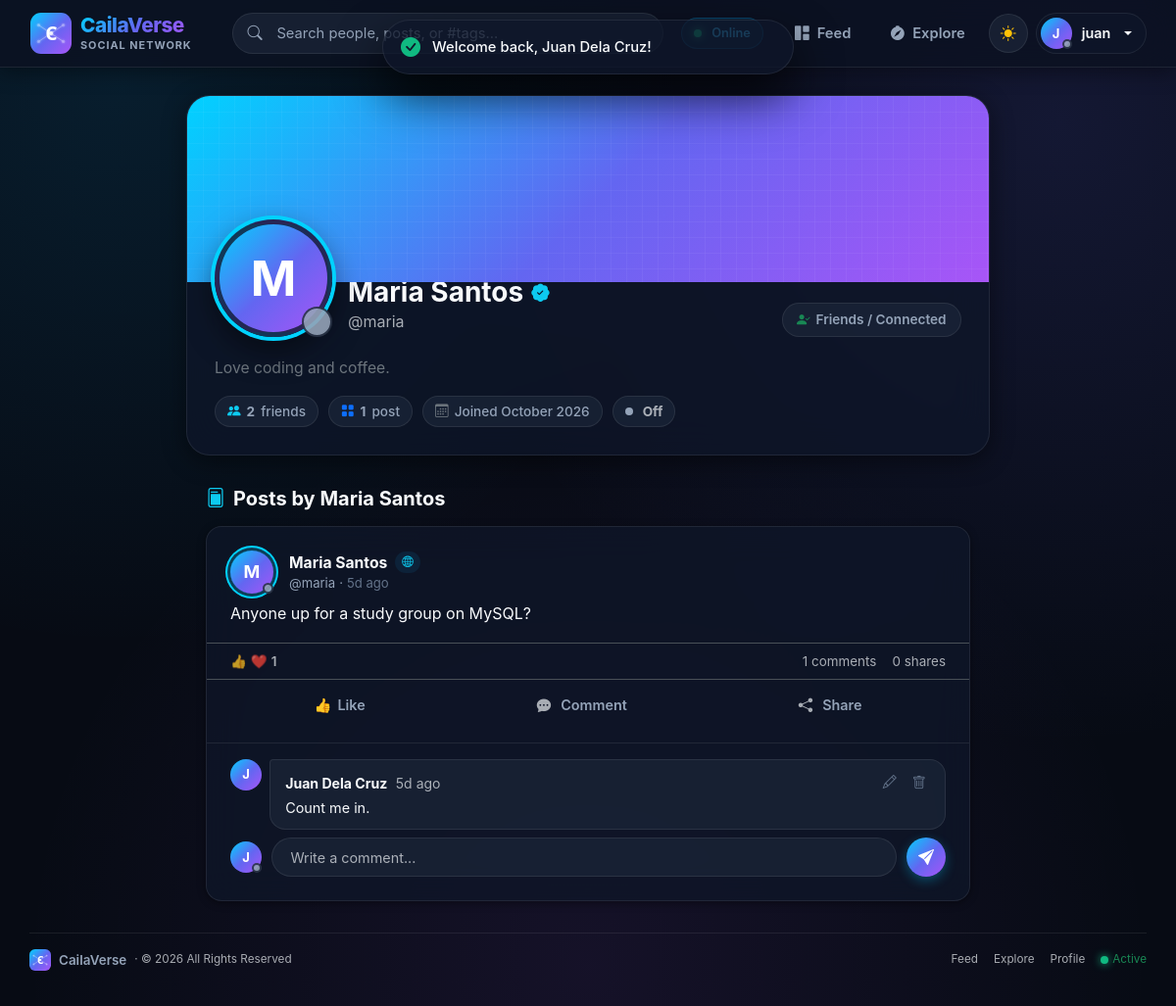
The app's page /index.php?c=profile&a=show&id=3 (signed in) with its own data.
### tables this page shows
CREATE TABLE users (
    id INT AUTO_INCREMENT PRIMARY KEY,
    username VARCHAR(20) NOT NULL UNIQUE,
    password VARCHAR(255) NOT NULL,
    full_name VARCHAR(100) NOT NULL,
    bio VARCHAR(255) DEFAULT NULL,
    profile_image VARCHAR(255) DEFAULT NULL,
    last_active TIMESTAMP NOT NULL DEFAULT CURRENT_TIMESTAMP ON UPDATE CURRENT_TIMESTAMP,
    created_at TIMESTAMP NOT NULL DEFAULT CURRENT_TIMESTAMP
);

CREATE TABLE posts (
    id INT AUTO_INCREMENT PRIMARY KEY,
    user_id INT NOT NULL,
    content TEXT NOT NULL,
    image VARCHAR(255) DEFAULT NULL,
    shared_post_id INT DEFAULT NULL,
    created_at TIMESTAMP NOT NULL DEFAULT CURRENT_TIMESTAMP,
    CONSTRAINT fk_posts_user FOREIGN KEY (user_id) REFERENCES users(id) ON DELETE CASCADE,
    CONSTRAINT fk_posts_shared FOREIGN KEY (shared_post_id) REFERENCES posts(id) ON DELETE SET NULL
);

CREATE TABLE comments (
    id INT AUTO_INCREMENT PRIMARY KEY,
    post_id INT NOT NULL,
    user_id INT NOT NULL,
    content VARCHAR(500) NOT NULL,
    created_at TIMESTAMP NOT NULL DEFAULT CURRENT_TIMESTAMP,
    CONSTRAINT fk_comments_post FOREIGN KEY (post_id) REFERENCES posts(id) ON DELETE CASCADE,
    CONSTRAINT fk_comments_user FOREIGN KEY (user_id) REFERENCES users(id) ON DELETE CASCADE
);

### app/helpers.php (the view, shortened to what the rows shown need)
<?php
function e($value): string
{
    return htmlspecialchars((string) $value, ENT_QUOTES, 'UTF-8');
}
function url(string $c = 'post', string $a = 'feed', array $params = []): string
{
    return 'index.php?' . http_build_query(array_merge(['c' => $c, 'a' => $a], $params));
}
function format_date(string $datetime): string
{
    return date('M j, Y g:i A', strtotime($datetime));
}
function time_ago(string $datetime): string
{
    $diff = time() - strtotime($datetime);
    if ($diff < 604800) {
        return floor($diff / 86400) . 'd ago';
    }
    return date('M j, Y', strtotime($datetime));
}
function is_user_online(?string $lastActive): bool
{
    return (time() - strtotime($lastActive)) <= 300;
}
function avatar(array $user, int $size = 40, bool $showStatus = false): string
{
    $style = 'width:' . $size . 'px;height:' . $size . 'px;font-size:' . round($size * 0.42) . 'px;';
    $class = 'avatar' . ($size >= 44 ? ' avatar-ring' : '');
    $imgFile = $user['profile_image'] ?? '';
    $imgPath = $imgFile !== '' ? (__DIR__ . '/../public/uploads/' . basename($imgFile)) : '';
    $renderedAvatar = '';
    if ($imgFile !== '' && is_file($imgPath)) {
        $renderedAvatar = '<img src="uploads/' . e($imgFile) . '" class="' . $class . '" style="' . $style . '" alt="' . e($user['full_name'] ?? 'User') . '" loading="lazy" onerror="this.onerror=null;this.replaceWith(this.nextElementSibling);">';
        $name = $user['full_name'] ?? $user['username'] ?? '?';
        $initial = strtoupper(mb_substr($name, 0, 1));
        $renderedAvatar .= '<span class="' . $class . ' avatar-text d-none" style="' . $style . '">' . e($initial) . '</span>';
    } else {
        $name = $user['full_name'] ?? $user['username'] ?? '?';
        $initial = strtoupper(mb_substr($name, 0, 1));
        $renderedAvatar = '<span class="' . $class . ' avatar-text" style="' . $style . '">' . e($initial) . '</span>';
    }
    if ($showStatus) {
        $badgeSize = max(10, round($size * 0.26));
        $isOnline = isset($user['last_active']) ? is_user_online($user['last_active']) : false;
        $dotClass = $isOnline ? 'avatar-online-dot' : 'avatar-offline-dot';
        $title = $isOnline ? 'Online' : 'Offline';
        return '<span class="avatar-status-wrapper d-inline-block position-relative">'
            . $renderedAvatar
            . '<span class="' . $dotClass . '" style="width:' . $badgeSize . 'px;height:' . $badgeSize . 'px;" title="' . $title . '"></span>'
            . '</span>';
    }
    return $renderedAvatar;
}
function reaction_icon(?string $type): string
{
    return match ($type) {
        'love'  => '❤️',
        'care'  => '🥰',
        'haha'  => '😆',
        'wow'   => '😮',
        'sad'   => '😢',
        'angry' => '😡',
        default => '👍',
    };
}
function reaction_label(?string $type): string
{
    return match ($type) {
        'love'  => 'Love',
        'care'  => 'Care',
        'haha'  => 'Haha',
        'wow'   => 'Wow',
        'sad'   => 'Sad',
        'angry' => 'Angry',
        default => 'Like',
    };
}

### app/views/layouts/header.php (shortened to what the rows shown need)
<?php $isAuth = ($layout ?? '') === 'auth'; ?>
<!DOCTYPE html>
<html lang="en" data-bs-theme="dark">
<head>
    <link href="https://cdn.jsdelivr.net/npm/bootstrap@5.3.3/dist/css/bootstrap.min.css" rel="stylesheet">
    <link href="https://cdn.jsdelivr.net/npm/bootstrap-icons@1.11.3/font/bootstrap-icons.min.css" rel="stylesheet">
    <link href="assets/css/style.css?v=<?= filemtime(__DIR__ . '/../../../public/assets/css/style.css') ?>" rel="stylesheet">
</head>
<body class="<?= $isAuth ? 'auth-body' : '' ?>">
<?php if (!$isAuth): ?>
<nav class="navbar navbar-expand-lg navbar-caila sticky-top">
    <div class="nav-container d-flex align-items-center justify-content-between">
        <?php if ($me): ?>
            <form class="nav-search d-none d-md-block mx-auto" action="index.php" method="get">
                <i class="bi bi-search"></i>
                <input class="form-control" type="search" name="q" placeholder="Search people, posts, or #tags..." value="<?= e($_GET['q'] ?? '') ?>" required>
            </form>
            <div class="d-flex align-items-center gap-2">
                <span class="network-badge-live d-none d-xl-inline-flex align-items-center me-2">
                    <span class="pulse-dot me-1"></span>
                    <span>Online</span>
                </span>
                <a class="btn-nav-action d-none d-sm-inline-flex" href="<?= e(url()) ?>" title="Newsfeed">
                    <i class="bi bi-grid-1x2-fill"></i> <span>Feed</span>
                </a>
                <a class="btn-nav-action d-none d-sm-inline-flex" href="<?= e(url('search', 'index')) ?>" title="Explore Network">
                    <i class="bi bi-compass-fill"></i> <span>Explore</span>
                </a>
                <button class="btn-theme-toggle" id="themeToggle" type="button" title="Toggle dark/light mode" aria-label="Toggle dark/light mode">
                </button>
                <div class="dropdown">
                    <a class="nav-user-chip dropdown-toggle" href="#" role="button" data-bs-toggle="dropdown" aria-expanded="false">
                        <?= avatar($me, 32, true) ?>
                        <span class="d-none d-sm-inline"><?= e($me['username']) ?></span>
                    </a>
                </div>
            </div>
        <?php endif; ?>
    </div>
</nav>
<?php endif; ?>
<main class="<?= $isAuth ? 'auth-main' : 'page-wide' ?>">

### app/views/profile/show.php (shortened to what the rows shown need)
<div class="profile-card-modern mx-auto fade-up" style="max-width: 820px;">
    <div class="profile-body-modern">
        <div class="profile-header-row">
            <div class="d-flex align-items-end gap-3 flex-wrap">
                <div class="profile-avatar-wrap"><?= avatar($user, 120, true) ?></div>
                <div class="pb-1">
                    <h3 class="fw-bold mb-0 d-flex align-items-center gap-2">
                        <span><?= e($user['full_name']) ?></span>
                        <i class="bi bi-patch-check-fill text-info" title="Verified Network Member" style="font-size: 1.15rem;"></i>
                    </h3>
                    <div class="text-muted">@<?= e($user['username']) ?></div>
                </div>
            </div>
            <?php if ((int) $user['id'] === (int) $me['id']): ?>
                <a class="btn btn-caila btn-sm" href="<?= e(url('profile', 'edit')) ?>">
                    <i class="bi bi-sliders"></i> Edit Profile
                </a>
            <?php else: ?>
                <form method="post" action="<?= e(url('follow', 'toggle')) ?>" data-ajax="follow" class="m-0">
                </form>
            <?php endif; ?>
        </div>
        <?php $targetOnline = isset($user['last_active']) ? is_user_online($user['last_active']) : false; ?>
        <?php if (!empty($user['bio'])): ?>
            <p class="mb-3 mt-2 text-secondary" style="max-width: 600px; font-size: 0.98rem;"><?= e($user['bio']) ?></p>
        <?php endif; ?>
        <div class="profile-meta-pills">
            <span class="meta-pill">
                <i class="bi bi-people-fill text-info"></i>
                <strong class="followers-count"><?= (int) ($followerCount ?? 0) ?></strong> friend<?= ($followerCount ?? 0) === 1 ? '' : 's' ?>
            </span>
            <span class="meta-pill">
                <i class="bi bi-grid-fill text-primary"></i>
                <strong><?= count($posts) ?></strong> post<?= count($posts) === 1 ? '' : 's' ?>
            </span>
            <span class="meta-pill">
                <i class="bi bi-calendar3 text-secondary"></i>
                Joined <?= e(date('F Y', strtotime($user['created_at']))) ?>
            </span>
            <span class="meta-pill <?= $targetOnline ? 'text-success' : 'text-muted' ?>">
                <span class="<?= $targetOnline ? 'pulse-dot' : 'offline-dot' ?>"></span>
                <strong class="ms-1"><?= $targetOnline ? 'Online' : 'Off' ?></strong>
            </span>
        </div>
    </div>
</div>
<div class="mx-auto" style="max-width: 780px;">
    <h5 class="fw-bold mb-3 d-flex align-items-center gap-2">
        <i class="bi bi-file-post text-info"></i> Posts by <?= e($user['full_name']) ?>
    </h5>
    <div id="feed">
        <?php foreach ($posts as $post): ?>
            <?php require __DIR__ . '/../partials/post.php'; ?>
        <?php endforeach; ?>
    </div>
</div>

### app/views/partials/post.php (shortened to what the rows shown need)
<?php
$likeCount = (int) $post['like_count'];
$shareCount = (int) ($post['share_count'] ?? 0);
$myReaction = $post['my_reaction'] ?? null;
?>
<article class="card card-caila post-card mb-3 fade-up" id="post-<?= (int) $post['id'] ?>" data-post-id="<?= (int) $post['id'] ?>">
    <div class="card-body p-0">
        <header class="d-flex align-items-center gap-3 px-4 pt-4 pb-2">
            <a href="<?= e(url('profile', 'show', ['id' => $post['user_id']])) ?>">
                <?= avatar($post, 44, true) ?>
            </a>
            <div class="flex-grow-1 min-w-0">
                <div class="d-flex align-items-center gap-1 flex-wrap">
                    <a class="post-author d-block text-truncate fw-bold" href="<?= e(url('profile', 'show', ['id' => $post['user_id']])) ?>">
                        <?= e($post['full_name']) ?>
                    </a>
                    <span class="badge-network-pill small ms-1">
                        <i class="bi bi-globe2 text-info"></i>
                    </span>
                </div>
                <div class="d-flex align-items-center gap-1 text-muted small flex-wrap">
                    <span class="post-handle">@<?= e($post['username']) ?></span>
                    <span class="post-handle">&middot;</span>
                    <span class="post-time" title="<?= e(format_date($post['created_at'])) ?>"><?= e(time_ago($post['created_at'])) ?></span>
                </div>
            </div>
        </header>
        <?php if (!empty($post['content'])): ?>
            <div class="px-4 pb-2">
                <p class="post-content mb-2"><?= nl2br(e($post['content'])) ?></p>
            </div>
        <?php endif; ?>
        <div class="post-stats-line px-4 py-2 border-top d-flex align-items-center justify-content-between text-muted small">
            <div class="d-flex align-items-center gap-1">
                <span class="reactions-summary-icons">
                    <span class="react-mini-badge">👍</span>
                    <span class="react-mini-badge">❤️</span>
                </span>
                <span class="like-count fw-semibold"><?= $likeCount ?></span>
            </div>
            <div class="d-flex align-items-center gap-3">
                <span><span class="comment-count"><?= count($post['comments']) ?></span> comments</span>
                <span><span class="share-count"><?= $shareCount ?></span> shares</span>
            </div>
        </div>
        <div class="post-actions px-4 py-2 border-top d-flex align-items-center justify-content-around">
            <div class="reaction-wrapper position-relative flex-grow-1 text-center">
                <form method="post" action="<?= e(url('post', 'like')) ?>" data-ajax="react" class="m-0 reaction-form d-inline-block w-100">
                    <button class="fb-action-btn react-btn <?= $post['liked'] ? ('reacted-' . e($myReaction ?? 'like')) : '' ?>" type="submit">
                        <span class="react-icon-holder"><?= reaction_icon($myReaction) ?></span>
                        <span class="react-label"><?= reaction_label($myReaction) ?></span>
                    </button>
                </form>
            </div>
            <button type="button" class="fb-action-btn flex-grow-1 text-center" onclick="this.closest('.post-card').querySelector('.comment-input').focus()">
                <i class="bi bi-chat-dots-fill text-muted me-1"></i>
                <span>Comment</span>
            </button>
            <button type="button" class="fb-action-btn flex-grow-1 text-center open-share-modal-btn"
                    data-post-id="<?= (int) $post['id'] ?>"
                    data-post-author="<?= e($post['full_name']) ?>"
                    data-post-content="<?= e(mb_substr($post['content'] ?: ($post['shared_content'] ?? ''), 0, 120)) ?>"
                    title="Share to feed">
                <i class="bi bi-share-fill text-muted me-1"></i>
                <span>Share</span>
            </button>
        </div>
        <div class="comments-wrapper px-4 pb-4">
            <div class="comment-list">
                <?php foreach ($post['comments'] as $comment): ?>
                    <?php require __DIR__ . '/comment.php'; ?>
                <?php endforeach; ?>
            </div>
            <form method="post" action="<?= e(url('comment', 'store')) ?>" data-ajax="comment" class="comment-form mt-2">
                <?= avatar($me, 32, true) ?>
                <input type="text" name="content" class="form-control comment-input" placeholder="Write a comment..." maxlength="500" autocomplete="off" required>
                <button class="btn-send flex-shrink-0" type="submit" title="Send comment"><i class="bi bi-send-fill"></i></button>
            </form>
        </div>
    </div>
</article>

### app/views/partials/comment.php (shortened to what the rows shown need)
<div class="comment-item d-flex gap-2 mb-2" id="comment-<?= (int) $comment['id'] ?>">
    <a href="<?= e(url('profile', 'show', ['id' => $comment['user_id']])) ?>" class="flex-shrink-0"><?= avatar($comment, 32) ?></a>
    <div class="comment-bubble flex-grow-1">
        <div class="d-flex justify-content-between align-items-start gap-2">
            <div class="min-w-0">
                <a class="comment-author" href="<?= e(url('profile', 'show', ['id' => $comment['user_id']])) ?>"><?= e($comment['full_name']) ?></a>
                <small class="text-muted ms-1" title="<?= e(format_date($comment['created_at'])) ?>"><?= e(time_ago($comment['created_at'])) ?></small>
            </div>
            <?php if ((int) $comment['user_id'] === (int) $me['id']): ?>
                <div class="d-flex align-items-center gap-2 flex-shrink-0">
                    <a class="icon-link" href="<?= e(url('comment', 'edit', ['id' => $comment['id']])) ?>" title="Edit"><i class="bi bi-pencil"></i></a>
                    <form method="post" action="<?= e(url('comment', 'delete')) ?>" data-confirm="Delete this comment?" data-ajax="delete-comment" class="m-0">
                        <button class="icon-link icon-danger" type="submit" title="Delete"><i class="bi bi-trash"></i></button>
                    </form>
                </div>
            <?php endif; ?>
        </div>
        <div class="comment-text"><?= nl2br(e($comment['content'])) ?></div>
    </div>
</div>

### records on screen
users: full_name "J", username "juan"
users: full_name "M", full_name "Maria Santos", username "maria", bio "Love coding and coffee.", created_at "October 2026"
posts: user.full_name "M", user.full_name "Maria Santos", user.username "maria", created_at "5d ago", content "Anyone up for a study group on MySQL?", likeCount "1", count($post['comments']) "1", shareCount "0"
comments: user.full_name "J", user.full_name "Juan Dela Cruz", created_at "5d ago", content "Count me in."

### other values on screen
$followerCount "2"
count($posts) "1"
